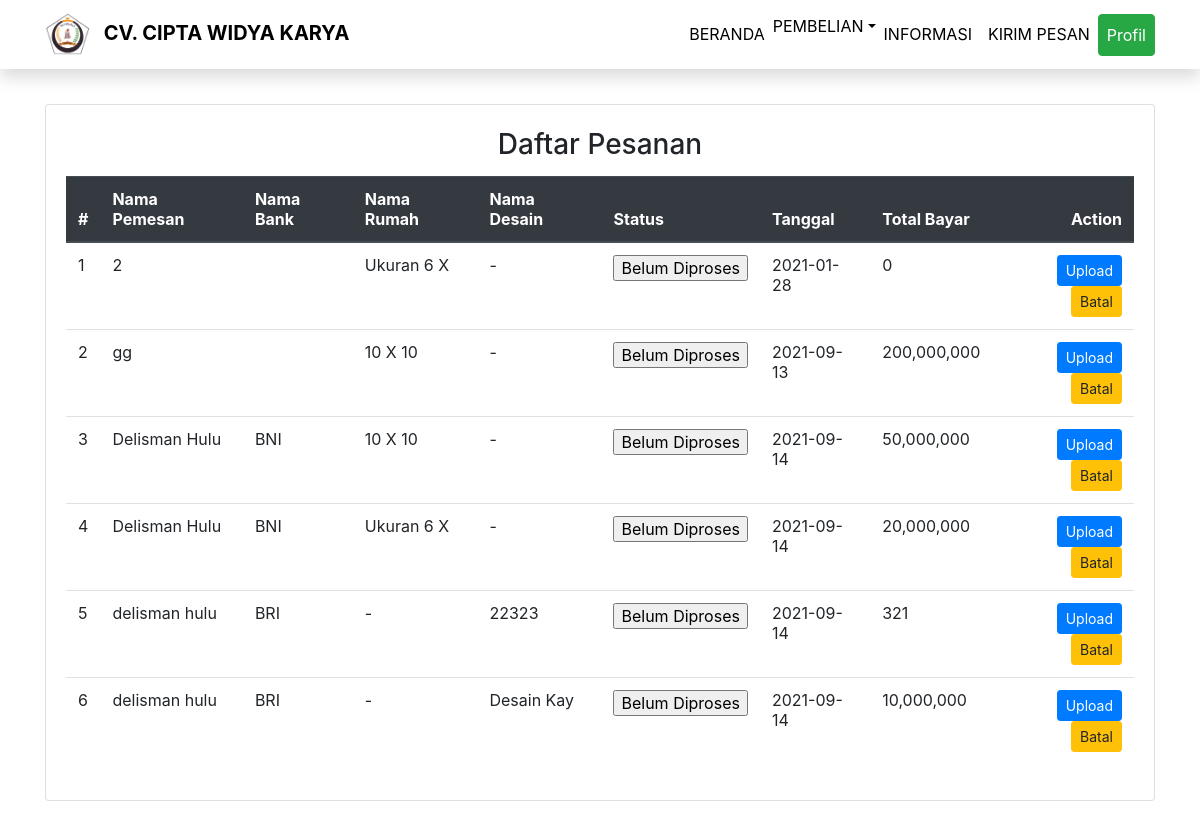
Screenshot of /pesanan.php (signed in) with the database file from the repository.
### tables this page shows
CREATE TABLE IF NOT EXISTS `tbl_pesanan` (
  `kode_bayar` int(11) NOT NULL AUTO_INCREMENT,
  `kode_rumah` int(11) DEFAULT '0',
  `kode_desain` int(11) DEFAULT '0',
  `user_name_pelanggan` varchar(20) DEFAULT NULL,
  `nama` varchar(50) DEFAULT NULL,
  `no_rek` varchar(50) DEFAULT NULL,
  `bank` text NOT NULL,
  `total_bayar` varchar(255) DEFAULT NULL,
  `status` int(11) NOT NULL DEFAULT '0',
  `jumlah` int(11) DEFAULT NULL,
  `metode` varchar(50) DEFAULT NULL,
  `bukti_transfer` varchar(100) DEFAULT NULL,
  `tanggal` date NOT NULL,
  PRIMARY KEY (`kode_bayar`),
  KEY `p1` (`kode_rumah`),
  KEY `p2` (`kode_desain`),
  KEY `p3` (`user_name_pelanggan`)
);

CREATE TABLE IF NOT EXISTS `tbl_rumah` (
  `kode_rumah` int(11) NOT NULL AUTO_INCREMENT,
  `ukuran` varchar(10) DEFAULT NULL,
  `tipe` varchar(10) DEFAULT NULL,
  `harga` int(11) DEFAULT NULL,
  `lokasi` varchar(100) DEFAULT NULL,
  `fasilitas` mediumtext,
  `foto` varchar(100) DEFAULT NULL,
  PRIMARY KEY (`kode_rumah`)
);

CREATE TABLE IF NOT EXISTS `tbl_desain` (
  `kode_desain` int(11) NOT NULL AUTO_INCREMENT,
  `harga` varchar(11) DEFAULT NULL,
  `tipe` varchar(10) DEFAULT NULL,
  `keterangan` mediumtext,
  `foto` varchar(100) DEFAULT NULL,
  PRIMARY KEY (`kode_desain`)
);

### pesanan.php (the view, shortened to what this page needs)
<?php include'header.php'; ?>
<main role="main" class="container">
  <div class="row">
    <div class="col-lg-12 col-xl-12">
      <div class="card card-signin flex-row my-5">
        <div class="card-body">
          <h3 class="card-title text-center"> Daftar Pesanan </h3>
          <table class="table">
            <thead class="thead-dark">
              <tr>
                <th >#</th>
                <th >Nama Pemesan</th>
                  <th >Nama Bank</th>
                <th >Nama Rumah</th>
                <th >Nama Desain</th>
                <th >Status</th>
                <th >Tanggal</th>
                <th >Total Bayar</th>
                <th scope="col" class="text-right">Action</th>
              </tr>
            </thead>
            <tbody>
              <?php
              $no = 1;
              $qry = mysqli_query($konek, "select `tbl_rumah`.`ukuran` AS `ukuran`, `tbl_pesanan`.`bank` AS `bank`,`tbl_desain`.`tipe` AS `tipe`,`tbl_pesanan`.`kode_bayar` AS `kode_bayar`,`tbl_pesanan`.`kode_rumah` AS `kode_rumah`,`tbl_pesanan`.`kode_desain` AS `kode_desain`,`tbl_pesanan`.`user_name_pelanggan` AS `user_name_pelanggan`,`tbl_pesanan`.`nama` AS `nama`,`tbl_pesanan`.`no_rek` AS `no_rek`,`tbl_pesanan`.`total_bayar` AS `total_bayar`,`tbl_pesanan`.`status` AS `status`,`tbl_pesanan`.`jumlah` AS `jumlah`,`tbl_pesanan`.`metode` AS `metode`,`tbl_pesanan`.`bukti_transfer` AS `bukti_transfer`,`tbl_pesanan`.`tanggal` AS `tanggal` from ((`tbl_rumah` join `tbl_pesanan` on((`tbl_rumah`.`kode_rumah` = `tbl_pesanan`.`kode_rumah`))) join `tbl_desain` on((`tbl_desain`.`kode_desain` = `tbl_pesanan`.`kode_desain`))) where user_name_pelanggan='" . $_SESSION['username'] . "'");
              while ($data = mysqli_fetch_array($qry)) {
                ?>
                <tr>
                  <td><?php echo $no++; ?></td>
                  <td><?php echo $data['nama']; ?></td>
                    <td><?php echo $data['bank']; ?></td>
                  <td><?php echo $data['ukuran']; ?></td>
                  <td><?php echo $data['tipe']; ?></td>
                <td>  <form action="beranda.php?page=pesanan" method="POST">
                    <input type = "submit" name = "0" value = "Belum Diproses"/>
                    </form>
                  </td>
                  <td><?php echo $data['tanggal']; ?></td>
                  <td><?php echo (number_format($data['total_bayar'])); ?></td>
                  <td class="text-right">
                    <a href="upload_bukti.php?id=<?php echo base64_encode($data['kode_bayar']); ?>" class="btn btn-primary btn-sm">Upload</a>
                    <a onClick="return confirm('Yakin Anda Membantalkan Pesanan ini')" href="hapus_pesanan.php?id=<?php echo $data['kode_bayar']; ?>" class="btn btn-warning btn-sm"> Batal
                    </a>
                  </td>
                </tr>
              <?php } ?>
            </tbody>
          </table>
        </div>
      </div>
    </div>
  </div>
</main>

### style.css (style rules this page uses)
body { overflow-x: hidden; }
body { padding-top: 56px; }

### rows the page displays
tbl_pesanan: nama "2", kode_rumah.ukuran "Ukuran 6 X", kode_desain.tipe "-", tanggal "2021-01-28", total_bayar "0"
tbl_pesanan: nama "gg", kode_rumah.ukuran "10 X 10", kode_desain.tipe "-", tanggal "2021-09-13", total_bayar "200,000,000"
tbl_pesanan: nama "Delisman Hulu", bank "BNI", kode_rumah.ukuran "10 X 10", kode_desain.tipe "-", tanggal "2021-09-14", total_bayar "50,000,000"
tbl_pesanan: nama "Delisman Hulu", bank "BNI", kode_rumah.ukuran "Ukuran 6 X", kode_desain.tipe "-", tanggal "2021-09-14", total_bayar "20,000,000"
tbl_pesanan: nama "delisman hulu", bank "BRI", kode_rumah.ukuran "-", kode_desain.tipe "22323", tanggal "2021-09-14", total_bayar "321"
tbl_pesanan: nama "delisman hulu", bank "BRI", kode_rumah.ukuran "-", kode_desain.tipe "Desain Kay", tanggal "2021-09-14", total_bayar "10,000,000"

### other values shown
$nama "CV. CIPTA WIDYA KARYA"
